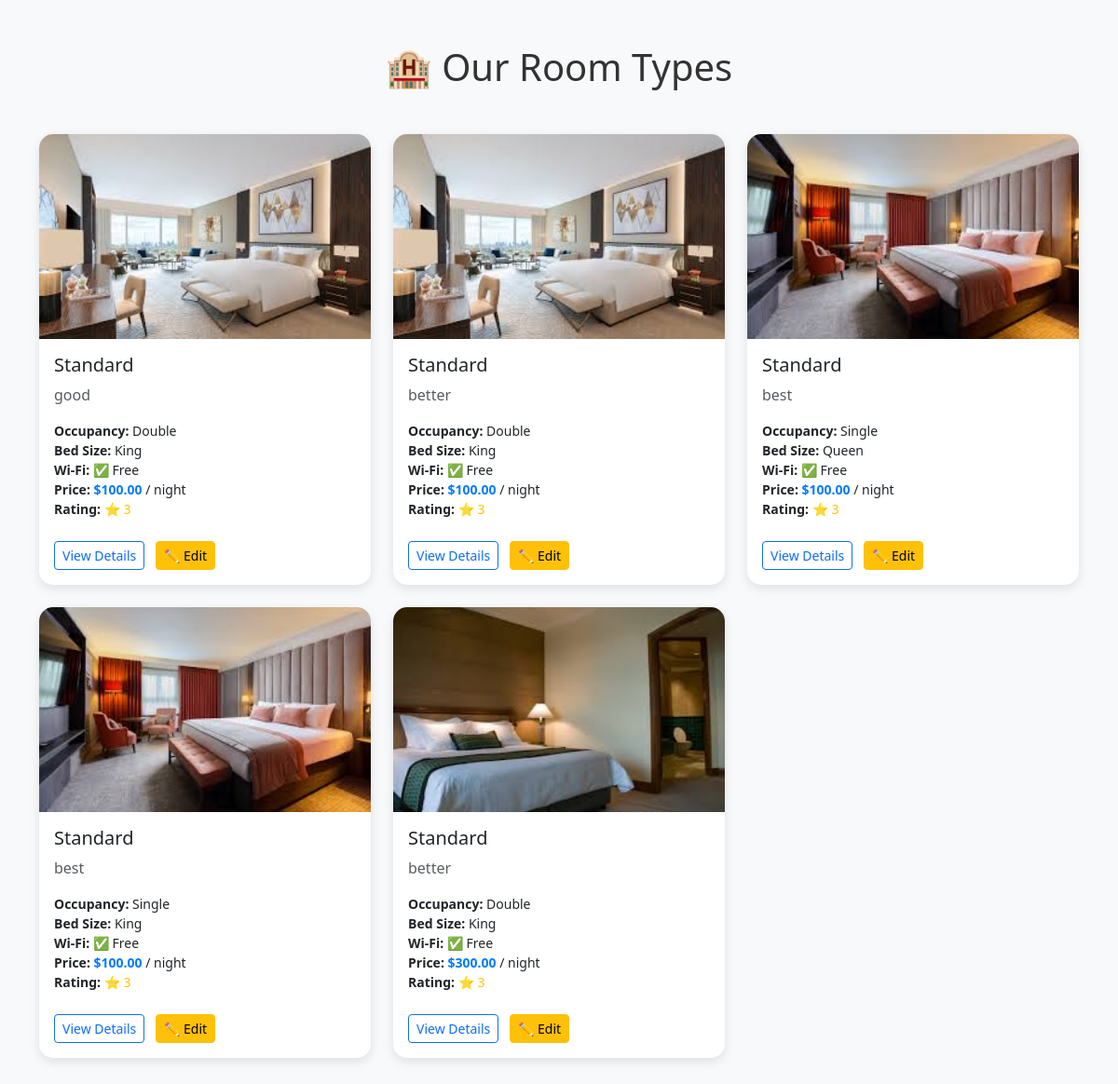
The app's page /rooms/, older data.
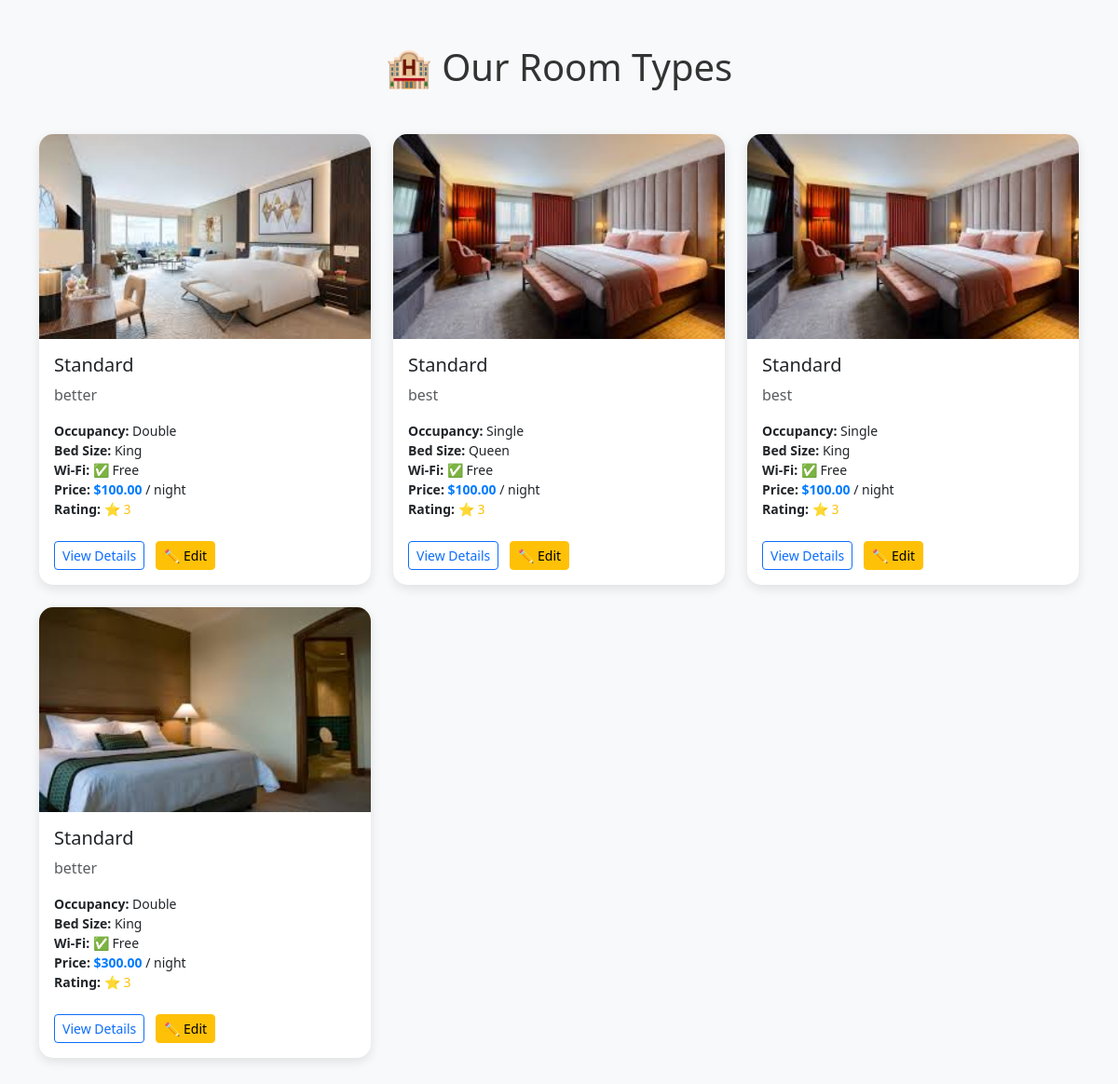
The same page, newer data.
### reservations/models.py (models this page shows, shortened)
class RoomType(models.Model):
    OCCUPANCY_CHOICES = [
        ('Single', 'Single'),
        ('Double', 'Double'),
        ('Triple', 'Triple'),
        ('Quad', 'Quad'),
    ]
    BED_SIZE_CHOICES = [
        ('King', 'King'),
        ('Queen', 'Queen'),
        ('Twin', 'Twin'),
    ]
    LAYOUT_CHOICES = [
        ('Standard', 'Standard'),
        ('Deluxe', 'Deluxe'),
        ('Suite', 'Suite'),
    ]
    occupancy = models.CharField(max_length=10, null=True, blank=True, choices=OCCUPANCY_CHOICES)
    bed_size = models.CharField(max_length=10, null=True, blank=True, choices=BED_SIZE_CHOICES)
    layout = models.CharField(max_length=10, null=True, blank=True, choices=LAYOUT_CHOICES)
    wifi = models.BooleanField(default=True)
    price = models.DecimalField(max_digits=8, decimal_places=2)
    rating = models.PositiveSmallIntegerField(default=3)
    description = models.TextField(blank=True)
    id = models.UUIDField(primary_key=True, default=uuid.uuid4, editable=False)
    created_at = models.DateTimeField(auto_now_add=True, null=True)
    updated_at = models.DateTimeField(auto_now=True, null=True)

class RoomImage(models.Model):
    room_type = models.ForeignKey(RoomType, on_delete=models.CASCADE, related_name='images')
    image = models.ImageField(upload_to='images/')
    uploaded_at = models.DateTimeField(auto_now_add=True, null=True)

### reservations/views.py (the view)
# urls.py: path('rooms/', views.list_room_types, name='list_room_types'),
def list_room_types(request):
    room_types = RoomType.objects.prefetch_related('images').all()
    return render(request, 'reservations/list_room_types.html', {'room_types': room_types})

### reservations/templates/reservations/list_room_types.html (shortened to what this page needs)
{% load static %}
<!DOCTYPE html>
<html lang="en">
<head>
  <link href="https://cdn.jsdelivr.net/npm/bootstrap@5.3.8/dist/css/bootstrap.min.css" rel="stylesheet">
  <link rel="stylesheet" href="{% static 'css/style.css' %}"/>
</head>
<body>
<div class="container py-5">
  <h1 class="text-center mb-5">🏨 Our Room Types</h1>
  <div class="row g-4">
    {% for room_type in room_types %}
      <div class="col-md-4">
        <div class="card room-card">
          {% if room_type.images.all %}
            <img src="{{ room_type.images.all.0.image.url }}" alt="{{ room_type.layout }}">
          {% else %}
            <img src="{% static 'images/no_image_available.jpg' %}" alt="No image available">
          {% endif %}
          <div class="card-body">
            <h5 class="card-title">{{ room_type.layout }}</h5>
            <p class="card-text text-muted">{{ room_type.description|truncatechars:100 }}</p>
            <ul class="list-unstyled small">
              <li><strong>Occupancy:</strong> {{ room_type.occupancy }}</li>
              <li><strong>Bed Size:</strong> {{ room_type.bed_size }}</li>
              <li><strong>Wi-Fi:</strong> {% if room_type.wifi %}✅ Free{% else %}❌ Not Available{% endif %}</li>
              <li><strong>Price:</strong> <span class="price">${{ room_type.price }}</span> / night</li>
              <li><strong>Rating:</strong>
                <span class="rating">⭐ {{ room_type.rating }}</span>
              </li>
            </ul>
            <button class="btn btn-outline-primary btn-sm mt-2"
                    data-bs-toggle="modal"
                    data-bs-target="#roomModal{{ room_type.id }}">
              View Details
            </button>
            <a href="{% url 'edit_room_type' room_type.id %}" class="btn btn-warning btn-sm mt-2 ms-2">
                ✏️ Edit
            </a>
          </div>
        </div>
      </div>
    {% empty %}
      <p class="text-center text-muted">No room types available.</p>
    {% endfor %}
  </div>
</div>
</body>
</html>

### reservations/static/css/style.css (style rules this page uses)
body { background-color: #f8f9fa; }
.room-card { border: none; border-radius: 15px; box-shadow: 0 4px 12px rgba(0, 0, 0, 0.1); overflow: hidden; transition: transform 0.2s ease; }
.room-card img { height: 220px; object-fit: cover; width: 100%; }
.price { font-weight: bold; color: #007bff; }
.rating { color: #ffc107; }
h1 { text-align: center; margin-bottom: 30px; color: #333; }
.room-card { transition: transform 0.2s, box-shadow 0.2s; }

Row changes from the older to the newer data that the page shows:
removed RoomType: images.all.0.image (picture), layout "Standard", description "good", occupancy "Double", bed_size "King", wifi "✅ Free", price "100.00", rating "3"
